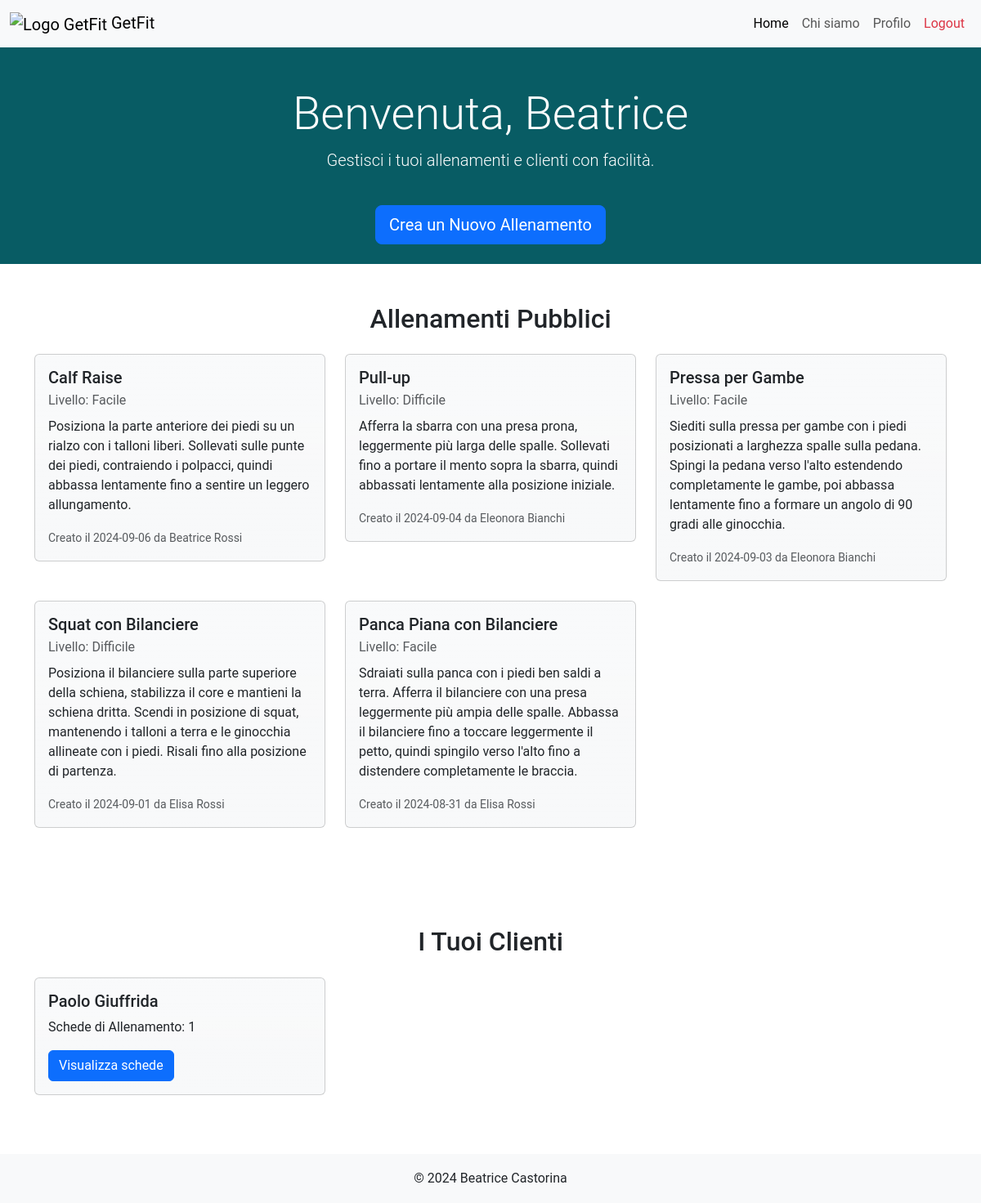
Page / (signed in) on the committed database.
### tables this page shows
CREATE TABLE "PersonalTrainers" (
	"nome"	TEXT NOT NULL,
	"email"	TEXT NOT NULL UNIQUE,
	"password"	TEXT NOT NULL,
	"rating"	REAL NOT NULL,
	"numOfRatings"	INTEGER NOT NULL,
	"pt_id"	INTEGER,
	"cognome"	TEXT NOT NULL,
	"genere"	TEXT NOT NULL,
	PRIMARY KEY("pt_id" AUTOINCREMENT),
	CHECK("rating" <= 5.0)
);

CREATE TABLE "Allenamenti" (
	"id_allenamento"	INTEGER,
	"pt_id"	INTEGER NOT NULL,
	"titolo"	TEXT NOT NULL,
	"descrizione"	TEXT NOT NULL,
	"livello"	TEXT NOT NULL,
	"visibile"	INTEGER NOT NULL,
	"data_creazione"	TEXT NOT NULL,
	PRIMARY KEY("id_allenamento" AUTOINCREMENT),
	FOREIGN KEY("pt_id") REFERENCES "PersonalTrainers"("pt_id")
);

CREATE TABLE "Clients" (
	"nome"	TEXT NOT NULL,
	"email"	TEXT NOT NULL UNIQUE,
	"password"	TEXT NOT NULL,
	"pt_id"	INTEGER,
	"client_id"	INTEGER,
	"cognome"	TEXT NOT NULL,
	"genere"	TEXT NOT NULL,
	PRIMARY KEY("client_id" AUTOINCREMENT),
	FOREIGN KEY("pt_id") REFERENCES "PersonalTrainers"("pt_id")
);

### app.py (the view)
@app.route('/')
def index():
  allenamenti_db = allenamenti_dao.get_allenamenti()
  pts_db = utenti_dao.get_personal_trainers()
  clienti_db = []
  id = 0
  numOfSchede = {}
  public_workouts = []
  creators = {}
  email = utenti_dao.get_email(request)
  if email is not None:
    user, tipo = utenti_dao.get_user_by_email(email)
    if tipo == 0: # it's a pt
      id = user['pt_id']
      for workout in allenamenti_db:
        if workout['visibile']:
          public_workouts.append(workout)
          creators[workout['id_allenamento']] = utenti_dao.get_full_name(workout['pt_id'],'pt')
      clienti_db = utenti_dao.get_pt_clients(id)
      clienti_ids = [client['client_id'] for client in clienti_db]
      for id in clienti_ids:
        numOfSchede[id] = schede_dao.get_num_schede_by_client(id)[0]
  return render_template('index.html', public_workouts=public_workouts, pts=pts_db, clienti=clienti_db, numOfSchede=numOfSchede,creators=creators)

### allenamenti_dao.py (called while the page is built)
def get_allenamenti():
	query = 'SELECT * FROM Allenamenti ORDER BY data_creazione DESC'
	connection = sqlite3.connect('db/personal.db')
	connection.row_factory = sqlite3.Row
	cursor = connection.cursor()
	cursor.execute(query)
	allenamenti = cursor.fetchall()
	cursor.close()
	connection.close()
	return allenamenti

### app.py (called while the page is built)
@login_manager.user_loader
def load_user(user_email):
  user_db, type = utenti_dao.get_user_by_email(user_email)
  if type == 0:
    user = PersonalTrainer(nome=user_db['nome'], cognome=user_db['cognome'], genere=user_db['genere'], pt_id=user_db['pt_id'], rating=user_db['rating'], numOfRatings=user_db['numOfRatings'], email=user_db['email'], password=user_db['password'])
  else:
    user = Client(nome=user_db['nome'], cognome=user_db['cognome'], genere=user_db['genere'], client_id=user_db['client_id'], pt_id=user_db['pt_id'], email=user_db['email'], password=user_db['password'])
  return user

### schede_dao.py (called while the page is built)
def get_num_schede_by_client(client_id):
	query = 'SELECT COUNT(*) FROM Schede WHERE client_id=?'
	connection = sqlite3.connect('db/personal.db')
	connection.row_factory = sqlite3.Row
	cursor = connection.cursor()
	cursor.execute(query,(client_id,))
	result = cursor.fetchone()
	cursor.close()
	connection.close()
	return result

### utenti_dao.py (called while the page is built)
def get_email(request):
	try:
		return request.cookies.get('remember_token').split('|')[0]
	except Exception as e:
		return None

def get_full_name(id, type='client'):
	query1 = 'SELECT nome, cognome FROM Clients WHERE client_id=?'
	query2 = 'SELECT nome, cognome FROM PersonalTrainers WHERE pt_id=?'
	connection = sqlite3.connect('db/personal.db')
	connection.row_factory = sqlite3.Row
	cursor = connection.cursor()
	if type == 'client':
		cursor.execute(query1,(id,))
	else:
		cursor.execute(query2,(id,))
	full_name = cursor.fetchone()
	cursor.close()
	connection.close()
	return full_name['nome'] + ' ' + full_name['cognome']

def get_personal_trainers():
	connection = sqlite3.connect('db/personal.db')
	connection.row_factory = sqlite3.Row
	cursor = connection.cursor()
	query = 'SELECT * FROM PersonalTrainers'
	cursor.execute(query)
	pts = cursor.fetchall()
	cursor.close()
	connection.close()
	return pts

def get_pt_clients(pt_id):
	query = 'SELECT * FROM Clients WHERE pt_id = ?'
	connection = sqlite3.connect('db/personal.db')
	connection.row_factory = sqlite3.Row
	cursor = connection.cursor()
	cursor.execute(query,(pt_id,))
	clients = cursor.fetchall()
	cursor.close()
	connection.close()
	return clients

### templates/index.html (shortened to what this page needs)
{% extends "base.html" %}
{% block style %}
  {% if not current_user.is_authenticated %}
    {{url_for('static', filename='css/homepage_styles.css')}}
  {% else %}
    {% if current_user.__class__.__name__ == "PersonalTrainer" %}
      {{url_for('static', filename='css/personal_styles.css')}}
    {% else %}
      {{url_for('static', filename='css/client_styles.css')}}
    {% endif %}
  {% endif %}
{% endblock %}
{% block content %}
{% if not current_user.is_authenticated %}
<section class="hero-section text-center text-white d-flex align-items-center justify-content-center">
  <div class="container homepage-container">
      <h1 class="display-4">Benvenuto in GetFit</h1>
      <p class="lead"><span id="background-homepage">Crea, gestisci e monitora le tue sessioni di allenamento con i migliori personal trainer.</span></p>
      <a href="/signup" class="btn btn-primary btn-lg mt-4">Inizia Ora</a>
  </div>
</section>
<section class="features-section py-5">
<div class="container">
  <div class="row text-center">
    <div class="col-lg-4 col-md-6 mb-4">
      <div class="card p-4 border rounded">
        <i class="bi bi-person-fill display-4 text-primary"></i>
        <h3 class="mt-3">Personal Trainer</h3>
        <p>Crea e gestisci i tuoi allenamenti e segui i progressi dei tuoi clienti.</p>
      </div>
    </div>
    <div class="col-lg-4 col-md-6 mb-4">
      <div class="card p-4 border rounded">
        <i class="bi bi-people-fill display-4 text-primary"></i>
        <h3 class="mt-3">Clienti</h3>
        <p>Trova il personal trainer giusto per te e inizia il tuo percorso di allenamento personalizzato.</p>
      </div>
    </div>
    <div class="col-lg-4 col-md-6 mb-4">
      <div class="card p-4 border rounded">
        <i class="bi bi-bar-chart-line-fill display-4 text-primary"></i>
        <h3 class="mt-3">Progressi</h3>
        <p>Monitora i tuoi miglioramenti con statistiche e feedback dettagliati.</p>
      </div>
    </div>
  </div>
</div>
</section>
{% else %}
  {% if current_user.__class__.__name__ == "PersonalTrainer" %}
    <section class="hero-section pt-5 pb-4 text-center text-white d-flex align-items-center justify-content-center">
      <div class="container">
        <h1 class="display-4">Benvenut{% if current_user.genere == 'female' %}a{% elif current_user.genere == 'male' %}o{% else %}&#601;{% endif %}, {{current_user.nome}}</h1>
        <p class="lead">Gestisci i tuoi allenamenti e clienti con facilità.</p>
        <a href="/create_workout" class="btn btn-primary btn-lg mt-4">Crea un Nuovo Allenamento</a>
      </div>
    </section>
    <section class="public-workouts-section py-5">
      <div class="container">
        <h2 class="text-center mb-4">Allenamenti Pubblici</h2>
        <div class="row">
        {% for allenamento in public_workouts %}
          <div class="col-lg-4 col-md-6 mb-4">
            <div class="card">
              <div class="card-body">
                <h5 class="card-title">{{allenamento.titolo}}</h5>
                <p class="card-subtitle mb-2 text-body-secondary">Livello: {{allenamento.livello}}</p>
                <p class="card-text">{{allenamento.descrizione}}</p>
                <p class="card-text mt-2 text-body-secondary"><small>Creato il {{allenamento.data_creazione.split()[0]}} da {{creators[allenamento.id_allenamento]}}</small></p>
              </div>
            </div>
          </div>
        {% endfor %}
        </div>
      </div>
    </section>
    <section class="clients-section py-5">
      <div class="container">
        <h2 class="text-center mb-4">I Tuoi Clienti</h2>
        <div class="row">
          {% for cliente in clienti %}
          <div class="col-lg-4 col-md-6 mb-4">
            <div class="card">
              <div class="card-body">
                <h5 class="card-title">{{cliente.nome}} {{cliente.cognome}}</h5>
                <p class="card-text">Schede di Allenamento: {{ numOfSchede[cliente.client_id]}}</p>
                <form action="/schede" method="get">
                  <button type="submit" class="btn btn-primary">Visualizza schede</button>
                </form>
              </div>
            </div>
          </div>
          {% endfor %}
        </div>
      </div>
    </section>
  {% endif %}
{% endif %}
{% endblock %}

### static/css/base_styles.css (style rules this page uses)
html, body { font-family: 'Roboto', sans-serif; height: 100%; margin: 0; }
.hero-section { background-color: #085c64; color: white; padding: 60px 0; text-align: center; }
.card { transition: transform 0.3s; background-color: #f8f9fa; background-image: var(--bs-gradient); }

### static/css/personal_styles.css (style rules this page uses)
.hero-section { background-color: #085c64; color: white; padding: 60px 0; }

### rows in the picture
PersonalTrainers: nome "Beatrice"
Allenamenti: titolo "Calf Raise", livello "Facile", descrizione "Posiziona la parte anteriore dei piedi su un rialzo con i talloni liberi. Sollevati sulle punte dei piedi, contraiendo i polpacci, quindi abbassa lentamente fino a sentire un leggero allungamento.", data_creazione "2024-09-06", creators "Beatrice Rossi"
Allenamenti: titolo "Pull-up", livello "Difficile", descrizione "Afferra la sbarra con una presa prona, leggermente più larga delle spalle. Sollevati fino a portare il mento sopra la sbarra, quindi abbassati lentamente alla posizione iniziale.", data_creazione "2024-09-04", creators "Eleonora Bianchi"
Allenamenti: titolo "Pressa per Gambe", livello "Facile", descrizione "Siediti sulla pressa per gambe con i piedi posizionati a larghezza spalle sulla pedana. Spingi la pedana verso l'alto estendendo completamente le gambe, poi abbassa lentamente fino a formare un angolo di 90 gradi alle ginocchia.", data_creazione "2024-09-03", creators "Eleonora Bianchi"
Allenamenti: titolo "Squat con Bilanciere", livello "Difficile", descrizione "Posiziona il bilanciere sulla parte superiore della schiena, stabilizza il core e mantieni la schiena dritta. Scendi in posizione di squat, mantenendo i talloni a terra e le ginocchia allineate con i piedi. Risali fino alla posizione di partenza.", data_creazione "2024-09-01", creators "Elisa Rossi"
Allenamenti: titolo "Panca Piana con Bilanciere", livello "Facile", descrizione "Sdraiati sulla panca con i piedi ben saldi a terra. Afferra il bilanciere con una presa leggermente più ampia delle spalle. Abbassa il bilanciere fino a toccare leggermente il petto, quindi spingilo verso l'alto fino a distendere completamente le braccia.", data_creazione "2024-08-31", creators "Elisa Rossi"
Clients: nome "Paolo", cognome "Giuffrida", numOfSchede "1"
